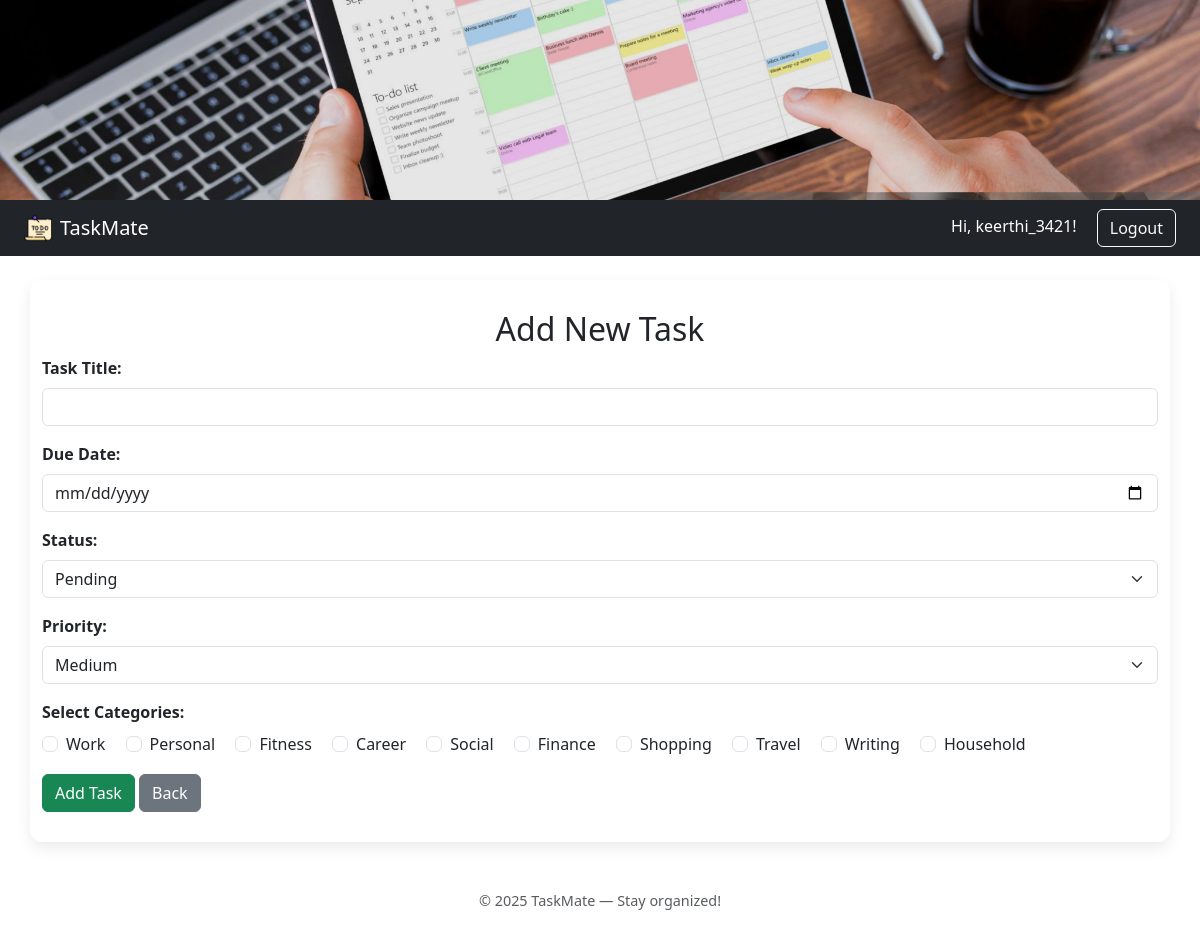
/add (signed in), run on the app's committed database.
### tables this page shows
CREATE TABLE Categories (
    category_id INTEGER PRIMARY KEY AUTOINCREMENT,
    category_name TEXT NOT NULL UNIQUE,
    description TEXT
);

### app.py (the view, shortened to what this page needs)
@app.route('/add', methods=['GET', 'POST'])
def add_task():
    if 'user_id' not in session:
        return redirect(url_for('login'))
    conn = get_db()
    categories = conn.execute('SELECT * FROM Categories').fetchall()
    conn.close()
    return render_template('add_task.html', categories=categories)

### app.py (called while the page is built)
def get_db():
    conn = sqlite3.connect(DATABASE)
    conn.row_factory = sqlite3.Row
    return conn

### templates/add_task.html (shortened to what this page needs)
{% extends "base.html" %}
{% block content %}
<h2>Add New Task</h2>
<form method="POST" action="{{ url_for('add_task') }}">
    <div class="mb-3">
        <label for="title" class="form-label">Task Title:</label>
        <input type="text" name="title" id="title" class="form-control" required>
    </div>
    <div class="mb-3">
        <label for="due_date" class="form-label">Due Date:</label>
        <input type="date" name="due_date" id="due_date" class="form-control" required>
    </div>
    <div class="mb-3">
        <label class="form-label">Status:</label>
        <select name="status" class="form-select">
            <option value="Pending">Pending</option>
        </select>
    </div>
    <div class="mb-3">
        <label class="form-label">Priority:</label>
        <select name="priority" class="form-select">
            <option value="Medium" selected>Medium</option>
        </select>
    </div>
    <div class="mb-3">
        <label class="form-label">Select Categories:</label><br>
        {% for category in categories %}
            <div class="form-check form-check-inline">
                <input class="form-check-input" type="checkbox" name="categories" value="{{ category['category_id'] }}" id="cat{{ category['category_id'] }}">
                <label class="form-check-label" for="cat{{ category['category_id'] }}">{{ category['category_name'] }}</label>
            </div>
        {% endfor %}
    </div>
    <button type="submit" class="btn btn-success">Add Task</button>
    <a href="{{ url_for('dashboard') }}" class="btn btn-secondary">Back</a>
</form>
{% endblock %}

### static/styles.css (style rules this page uses)
body { background-color: #f4f4f8; font-family: 'Segoe UI', Tahoma, sans-serif; }
h2 { font-weight: 600; color: #333; text-align: center; margin-bottom: 25px; }
label.form-label { font-weight: 600; }
input, select { border-radius: 6px !important; }
.btn { border-radius: 6px; padding: 8px 18px; font-weight: bold; }

### data on the page
Categories: category_name "Work"
Categories: category_name "Personal"
Categories: category_name "Fitness"
Categories: category_name "Career"
Categories: category_name "Social"
Categories: category_name "Finance"
Categories: category_name "Shopping"
Categories: category_name "Travel"
Categories: category_name "Writing"
Categories: category_name "Household"

### other printed values
{{ session['username'] }} "keerthi_3421"
